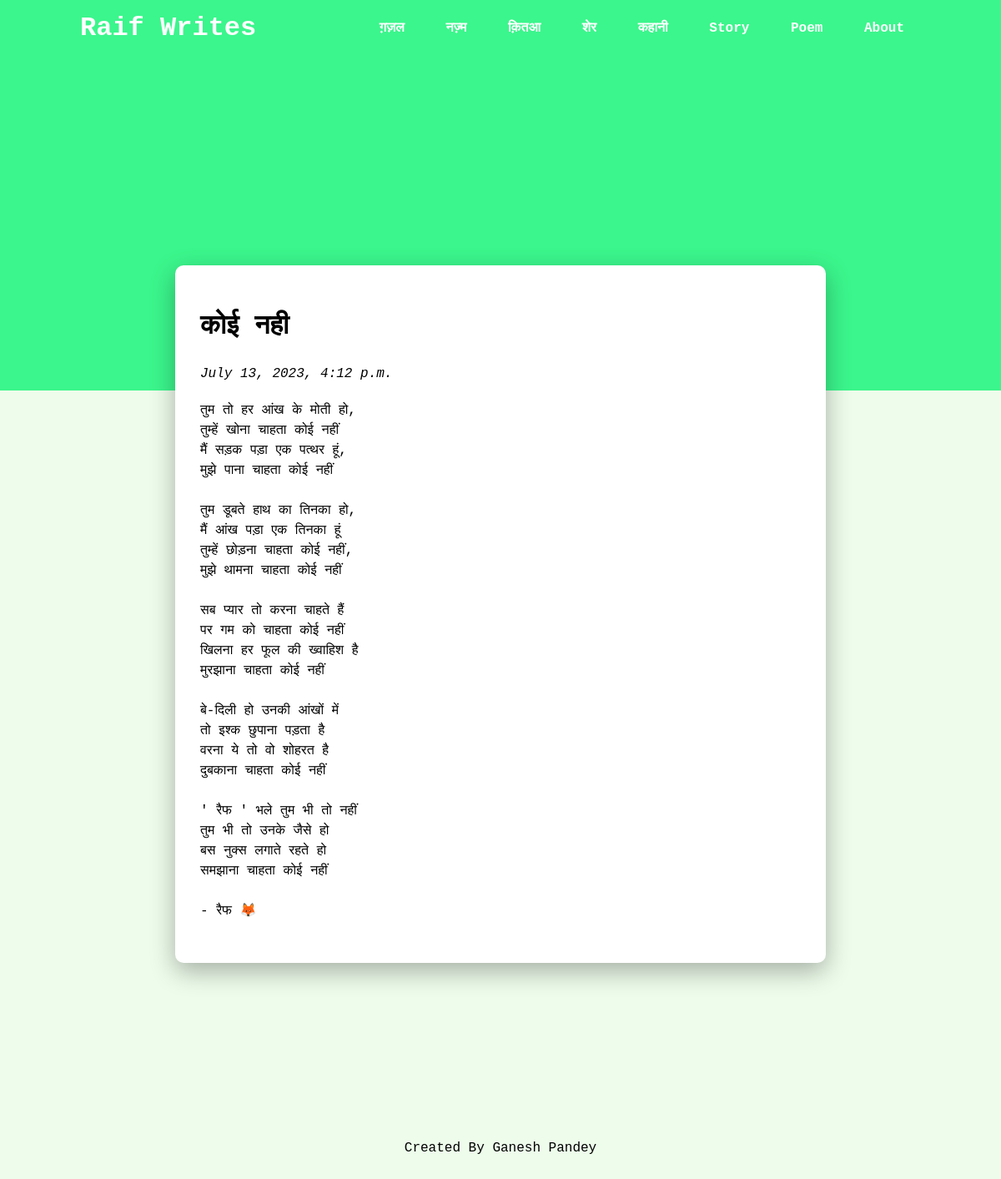
The app's page /ghazals/1 with its own data.
### ghazals/models.py (models this page shows)
class Ghazals(models.Model):
    date_written = models.DateTimeField()
    title = models.CharField(max_length=255)
    content = models.TextField()

### ghazals/views.py (the view)
# urls.py: path("<int:post_id>", views.view_ghazal, name='ghazal')
def view_ghazal(request, post_id):
    ghazal = Ghazals.objects.get(id=post_id)
    return render(request, 'post.html', {
        'post':ghazal
    })

### templates/post.html (shortened to what this page needs)
{% extends "layout.html" %}
{% block body %}
<div class="kahani">
    <div class="title"><h1>{{ post.title }}</h1></div>
    <div class="date-written"><i>{{ post.date_written }}</i></div>
   <p>{{ post.content | linebreaksbr}}</p>
</div>
{% endblock %}

### static/styles.css (style rules this page uses)
.container .kahani .date-written { margin: 20px 0; }
body { background-color: #edfceb; font-family: 'Courier New', monospace; line-height: 1.5; }
* { margin: 0; }

### records on screen
Ghazals: title "कोई नही", date_written "July 13, 2023, 4:12 p.m.", content "तुम तो हर आंख के मोती हो, तुम्हें खोना चाहता कोई नहीं मैं सड़क पड़ा एक पत्थर हूं, मुझे पाना चाहता कोई नहीं तुम डूबते हाथ का तिनका हो, मैं आंख पड़ा एक तिनका हूं तुम्हें छोड़ना चाहता कोई नहीं, मुझे थामना चाहता कोई नहीं सब प्यार तो करना चाहते हैं पर गम को चाहता कोई नहीं खिलना हर फूल की ख्वाहिश है मुरझाना चाहता कोई नहीं बे-दिली हो उनकी आंखों में तो इश्क छुपाना पड़ता है वरना ये तो वो शोहरत है दुबकाना चाहता कोई नहीं ' रैफ ' भले तुम भी तो नहीं तुम भी तो उनके जैसे हो बस नुक्स लगाते रहते हो समझाना चाहता कोई नहीं - रैफ 🦊"
